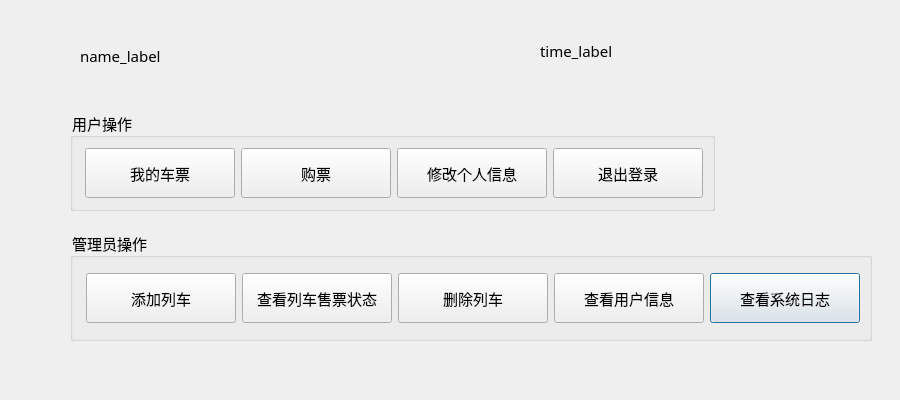
<?xml version="1.0" encoding="UTF-8"?>
<ui version="4.0">
 <class>ManagerDialog</class>
 <widget class="QDialog" name="ManagerDialog">
  <property name="geometry">
   <rect>
    <x>0</x>
    <y>0</y>
    <width>900</width>
    <height>400</height>
   </rect>
  </property>
  <property name="minimumSize">
   <size>
    <width>0</width>
    <height>0</height>
   </size>
  </property>
  <property name="maximumSize">
   <size>
    <width>900</width>
    <height>400</height>
   </size>
  </property>
  <property name="windowTitle">
   <string>管理员窗口</string>
  </property>
  <widget class="QGroupBox" name="groupBox">
   <property name="geometry">
    <rect>
     <x>70</x>
     <y>230</y>
     <width>802</width>
     <height>111</height>
    </rect>
   </property>
   <property name="font">
    <font>
     <family>华文楷体</family>
     <pointsize>11</pointsize>
    </font>
   </property>
   <property name="layoutDirection">
    <enum>Qt::RightToLeft</enum>
   </property>
   <property name="title">
    <string>管理员操作</string>
   </property>
   <property name="alignment">
    <set>Qt::AlignRight|Qt::AlignTrailing|Qt::AlignVCenter</set>
   </property>
   <layout class="QHBoxLayout" name="horizontalLayout_2">
    <item>
     <widget class="QPushButton" name="logPushButton">
      <property name="minimumSize">
       <size>
        <width>150</width>
        <height>50</height>
       </size>
      </property>
      <property name="maximumSize">
       <size>
        <width>150</width>
        <height>50</height>
       </size>
      </property>
      <property name="font">
       <font>
        <family>华文楷体</family>
        <pointsize>11</pointsize>
       </font>
      </property>
      <property name="text">
       <string>查看系统日志</string>
      </property>
     </widget>
    </item>
    <item>
     <widget class="QPushButton" name="showPushButton_2">
      <property name="minimumSize">
       <size>
        <width>150</width>
        <height>50</height>
       </size>
      </property>
      <property name="maximumSize">
       <size>
        <width>150</width>
        <height>50</height>
       </size>
      </property>
      <property name="font">
       <font>
        <family>华文楷体</family>
        <pointsize>11</pointsize>
       </font>
      </property>
      <property name="text">
       <string>查看用户信息</string>
      </property>
     </widget>
    </item>
    <item>
     <widget class="QPushButton" name="delPushButton">
      <property name="minimumSize">
       <size>
        <width>150</width>
        <height>50</height>
       </size>
      </property>
      <property name="maximumSize">
       <size>
        <width>150</width>
        <height>50</height>
       </size>
      </property>
      <property name="font">
       <font>
        <family>华文楷体</family>
        <pointsize>11</pointsize>
       </font>
      </property>
      <property name="text">
       <string>删除列车</string>
      </property>
     </widget>
    </item>
    <item>
     <widget class="QPushButton" name="showPushButton">
      <property name="minimumSize">
       <size>
        <width>150</width>
        <height>50</height>
       </size>
      </property>
      <property name="maximumSize">
       <size>
        <width>150</width>
        <height>50</height>
       </size>
      </property>
      <property name="font">
       <font>
        <family>华文楷体</family>
        <pointsize>11</pointsize>
       </font>
      </property>
      <property name="text">
       <string>查看列车售票状态</string>
      </property>
     </widget>
    </item>
    <item>
     <widget class="QPushButton" name="addPushButton">
      <property name="minimumSize">
       <size>
        <width>150</width>
        <height>50</height>
       </size>
      </property>
      <property name="maximumSize">
       <size>
        <width>150</width>
        <height>50</height>
       </size>
      </property>
      <property name="font">
       <font>
        <family>华文楷体</family>
        <pointsize>11</pointsize>
       </font>
      </property>
      <property name="text">
       <string>添加列车</string>
      </property>
     </widget>
    </item>
   </layout>
  </widget>
  <widget class="QGroupBox" name="groupBox_2">
   <property name="geometry">
    <rect>
     <x>70</x>
     <y>110</y>
     <width>645</width>
     <height>101</height>
    </rect>
   </property>
   <property name="font">
    <font>
     <family>华文楷体</family>
     <pointsize>11</pointsize>
    </font>
   </property>
   <property name="layoutDirection">
    <enum>Qt::RightToLeft</enum>
   </property>
   <property name="title">
    <string>用户操作</string>
   </property>
   <property name="alignment">
    <set>Qt::AlignRight|Qt::AlignTrailing|Qt::AlignVCenter</set>
   </property>
   <layout class="QHBoxLayout" name="horizontalLayout">
    <item>
     <widget class="QPushButton" name="pushButton">
      <property name="sizePolicy">
       <sizepolicy hsizetype="Fixed" vsizetype="Fixed">
        <horstretch>0</horstretch>
        <verstretch>0</verstretch>
       </sizepolicy>
      </property>
      <property name="minimumSize">
       <size>
        <width>150</width>
        <height>50</height>
       </size>
      </property>
      <property name="maximumSize">
       <size>
        <width>150</width>
        <height>50</height>
       </size>
      </property>
      <property name="font">
       <font>
        <family>华文楷体</family>
        <pointsize>11</pointsize>
       </font>
      </property>
      <property name="text">
       <string>退出登录</string>
      </property>
     </widget>
    </item>
    <item>
     <widget class="QPushButton" name="modifyInfoButton">
      <property name="sizePolicy">
       <sizepolicy hsizetype="Fixed" vsizetype="Fixed">
        <horstretch>0</horstretch>
        <verstretch>0</verstretch>
       </sizepolicy>
      </property>
      <property name="minimumSize">
       <size>
        <width>150</width>
        <height>50</height>
       </size>
      </property>
      <property name="maximumSize">
       <size>
        <width>150</width>
        <height>50</height>
       </size>
      </property>
      <property name="font">
       <font>
        <family>华文楷体</family>
        <pointsize>11</pointsize>
       </font>
      </property>
      <property name="text">
       <string>修改个人信息</string>
      </property>
     </widget>
    </item>
    <item>
     <widget class="QPushButton" name="buyTicketButton">
      <property name="sizePolicy">
       <sizepolicy hsizetype="Fixed" vsizetype="Fixed">
        <horstretch>150</horstretch>
        <verstretch>50</verstretch>
       </sizepolicy>
      </property>
      <property name="minimumSize">
       <size>
        <width>150</width>
        <height>50</height>
       </size>
      </property>
      <property name="maximumSize">
       <size>
        <width>150</width>
        <height>50</height>
       </size>
      </property>
      <property name="font">
       <font>
        <family>华文楷体</family>
        <pointsize>11</pointsize>
       </font>
      </property>
      <property name="text">
       <string>购票</string>
      </property>
     </widget>
    </item>
    <item>
     <widget class="QPushButton" name="myTiccketButton">
      <property name="sizePolicy">
       <sizepolicy hsizetype="Fixed" vsizetype="Fixed">
        <horstretch>0</horstretch>
        <verstretch>0</verstretch>
       </sizepolicy>
      </property>
      <property name="minimumSize">
       <size>
        <width>150</width>
        <height>50</height>
       </size>
      </property>
      <property name="font">
       <font>
        <family>华文楷体</family>
        <pointsize>11</pointsize>
       </font>
      </property>
      <property name="text">
       <string>我的车票</string>
      </property>
     </widget>
    </item>
   </layout>
  </widget>
  <widget class="QLabel" name="nameLabel">
   <property name="geometry">
    <rect>
     <x>80</x>
     <y>40</y>
     <width>161</width>
     <height>31</height>
    </rect>
   </property>
   <property name="font">
    <font>
     <family>华文楷体</family>
     <pointsize>11</pointsize>
    </font>
   </property>
   <property name="text">
    <string>name_label</string>
   </property>
  </widget>
  <widget class="QLabel" name="timeLabel">
   <property name="geometry">
    <rect>
     <x>540</x>
     <y>30</y>
     <width>331</width>
     <height>41</height>
    </rect>
   </property>
   <property name="font">
    <font>
     <family>华文楷体</family>
     <pointsize>11</pointsize>
    </font>
   </property>
   <property name="text">
    <string>time_label</string>
   </property>
  </widget>
 </widget>
 <resources/>
 <connections>
  <connection>
   <sender>pushButton</sender>
   <signal>clicked()</signal>
   <receiver>ManagerDialog</receiver>
   <slot>accept()</slot>
   <hints>
    <hint type="sourcelabel">
     <x>391</x>
     <y>278</y>
    </hint>
    <hint type="destinationlabel">
     <x>247</x>
     <y>338</y>
    </hint>
   </hints>
  </connection>
 </connections>
</ui>
